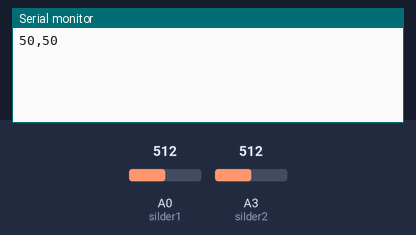
The sketch below on a simulated Arduino Uno, built with avr-gcc and run on an emulated ATmega328P. Shown: the last lines printed to the serial monitor. The inputs (shaded band) are chosen by the test bench; at power-on: A0 (silder1) = 512, A3 (silder2) = 512.

Above: at 1.2 s.
1.3 s: A0 (silder1) set to 716
At 1.8 s:
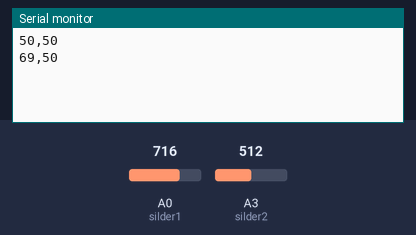
2.8 s: A3 (silder2) set to 716
At 4.0 s:
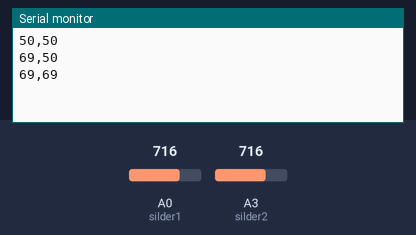
4.3 s: A0 (silder1) set to 900
At 5.5 s:
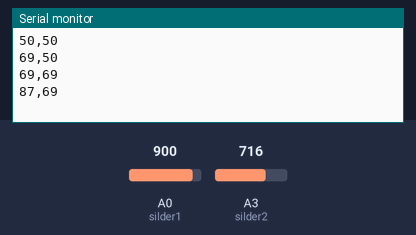
5.8 s: A3 (silder2) set to 900
At 7.0 s:
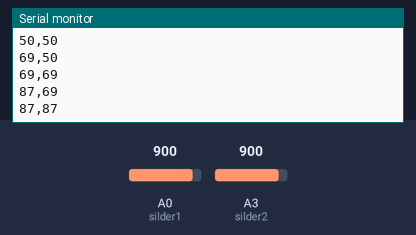
Timing chart, 0 to 8.3 s (numbered marks = the images above; inputs shaded):
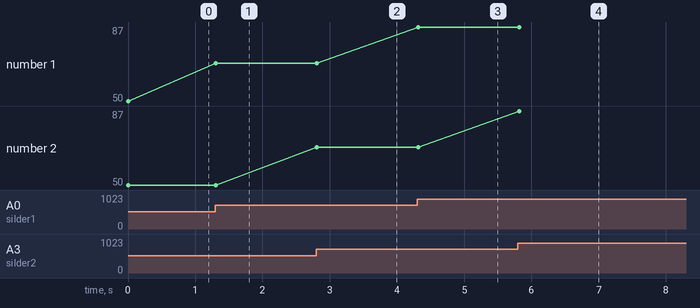

Measured:
- after the input at 1.3 s, the serial monitor: prints a new line at once (image 1)
- after the input at 2.8 s, the serial monitor: prints a new line at once (image 2)
- after the input at 4.3 s, the serial monitor: prints a new line at once (image 3)
- after the input at 5.8 s, the serial monitor: prints a new line at once (image 4)
- plotted number 1: 50 → 69 after the input at 1.3 s, 69 → 87 after the input at 4.3 s

The sketch:

arduino_code.ino
```cpp
const int NUM_SLIDERS = 2;
const int silder1 = A0, silder2 = A3;
int global1 = 0, global2 = 0;
int sliderVal1 = 0, sliderVal2 = 0;

void setup() {
  pinMode(silder1, INPUT);
  pinMode(silder2, INPUT);
  Serial.begin(9600);
}

void loop() {
  sliderVal1 =  map(analogRead(silder1), 0, 1023, 0, 100);
  sliderVal2 =  map(analogRead(silder2), 0, 1023, 0, 100);

  if(global1 != sliderVal1 || global2 != sliderVal2){
    String builtString = String((int)sliderVal1) + "," + String((int)sliderVal2);
    Serial.println(builtString);
    global1 = sliderVal1;
    global2 = sliderVal2;
  }
  // Serial.println("none");
  delay(100);
}
```
